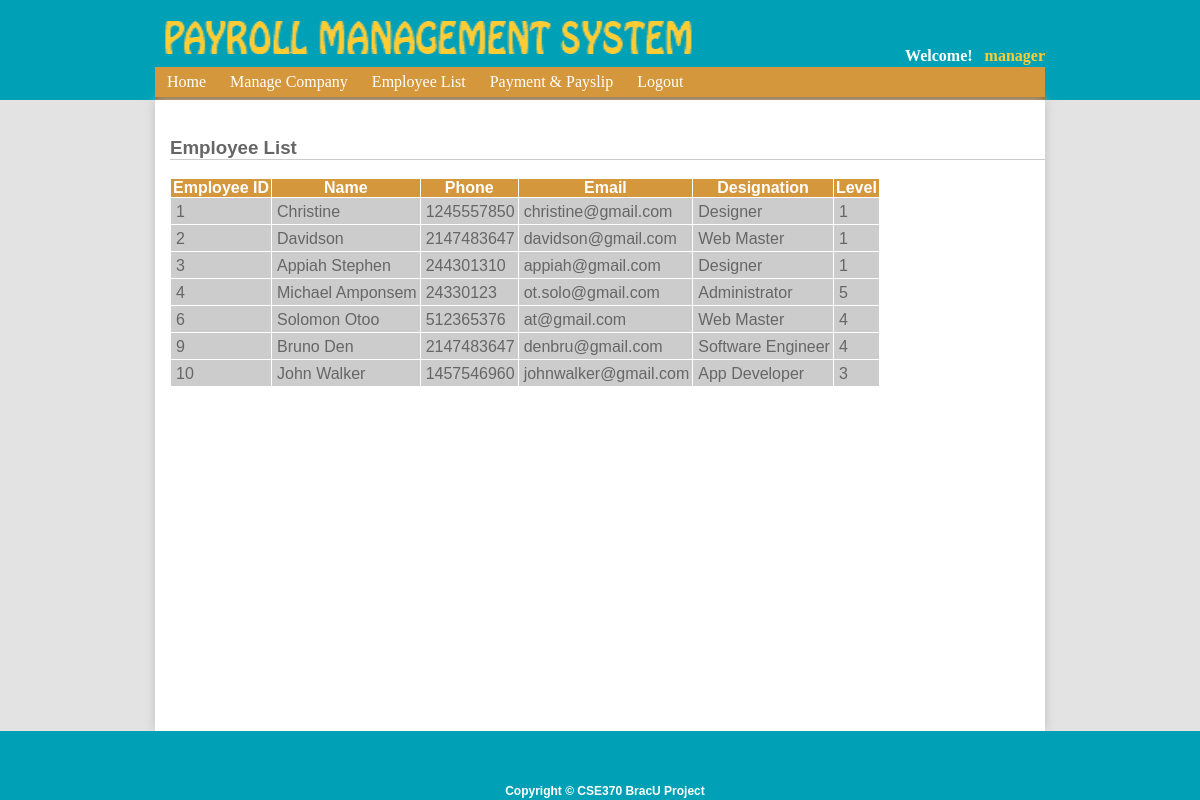
The app's page /employee-list.php (signed in) with its own data.
### tables this page shows
CREATE TABLE IF NOT EXISTS `employee` (
`empId` int(11) NOT NULL,
  `name` varchar(255) NOT NULL,
  `phone` int(10) NOT NULL,
  `email` varchar(50) NOT NULL,
  `level` int(10) NOT NULL,
  `designation` varchar(100) NOT NULL
);

### core/usersFunction.php (called while the page is built, shortened)
<?php
function user_dataManager(){
  $args=func_get_args();
  $fileds='`'.implode('`, `', $args).'`';
  $query=mysql_query("SELECT $fileds FROM `managerlog` WHERE `empId`='".$_SESSION['empId']."'");
  $query_result=mysql_fetch_assoc($query);
  foreach($args as $filed){
   $args[$filed]=$query_result[$filed];
  }
 return $args;
 }
?>

### employee-list.php (the view, shortened to what this page needs)
<?php
 if(logged_in()){
$data=user_dataManager('username');
$usernameData=$data['username'];
 }else{
	 header('Location: index.php');
 }
?>
<?php include 'includes/adminHeadAll.php';?>
<header>
 <?php include 'includes/managerMenu.php';?>
  </header>
  <div class="container">
	<br/>
    <h3>Employee List</h3>
     <?php
	$query=mysql_query("SELECT empId,name,phone,email,level,designation FROM employee ORDER BY empId ASC LIMIT 30");
	echo "<div class=styletable><table cellpadding=1 cellspacing=1 border=0
			<tr>
			<th>Employee ID</th>
			<th>Name</th>
			<th>Phone</th>
			<th>Email</th>
			<th>Designation</th>
			<th>Level</th>
	</tr>
	";
	while($row=mysql_fetch_array($query)){
		echo "<tr>";
		echo "<td>". $row['empId']."</td>";
		echo "<td>". $row['name']."</td>";
		echo "<td>". $row['phone']."</td>";
		echo "<td>". $row['email']."</td>";
		echo "<td>". $row['designation']."</td>";
		echo "<td>". $row['level']."</td>";
		echo "</tr>";
	}
	echo "</table></div>";
	?>
	<p>List of employees created by the administrator.</p>
 </div>
	 <?php include 'includes/footerAll.php';?>
</body>
</html>

### includes/adminHeadAll.php (shortened to what this page needs)
<!DOCTYPE html>
<head>
<link rel="stylesheet" href="css/adminStyle.css" type="text/css" media="all">
<link href="css/ui-lightness/jquery-ui-1.8.17.custom.css" rel="stylesheet" type="text/css">
</head>
<body>
<div class="topbar">
<div class="welcome">
<img src="images/logo.png" width="550" height="66" alt="logo" class="imgFloat">
<h4 class="userFloat"><?php  echo $usernameData; ?></h4>
<h4 class="welcomeFloat"> Welcome! &nbsp;&nbsp;</h4>
</div>
</div>

### includes/managerMenu.php (shortened to what this page needs)
 <nav class="cf">
<ul class="topmenu">
	<li><a href="managerprofile.php" title="Home Page">Home</a></li>
     <li><a href="manage-company.php" title="Manage Company">Manage Company</a></li>
    <li><a href="employee-list.php" title="Employee list">Employee List</a></li>
    <li><a href="#" title="Report">Payment & Payslip</a>
    </li>
    <li><a href="inbox.php" title="Inbox" class="cl">
             <li><a href="logout.php" title="Logout">Logout</a></li>
        </ul>
  </nav>

### includes/footerAll.php
 <footer>
<p> <b> Copyright &copy; CSE370 BracU Project </b> </p>
 </footer>

### css/adminStyle.css (style rules this page uses)
.cf:before, .cf:after { content:""; display:table; }
.cf:after { clear:both; }
.cf { zoom:1; }
body { margin:0; padding:0; background:#e3e3e3; font: 100% Georgia, "Times New Roman", Times, serif; }
.container { width:875px; margin:auto; background:white; padding-left:15px; padding-bottom:15px; min-height:400px; -webkit-box-shadow:0px 0px 10px #c0c0c0; -moz-box-shadow:0px 0px 10px #c0c0c0; box-shadow:0px 0px 10px #c0c0c0; }
.topbar { width:100%; background:#00a1b6; height:100px; z-index:0; }
.welcome { width:890px; margin:auto; padding:0px; }
header { width:890px; margin:auto; height:33px; background:#D5973C; margin-top:-33px; z-index:1; }
.imgFloat { float:left; }
.welcomeFloat { float:right; padding:0; margin:0; color:white; margin-top:47px; }
.userFloat { float:right; padding:0; margin:0; color:#FC3; margin-top:47px; }
nav { background: #916A31; height: 33px; }
ul, li { margin: 0; padding: 0; list-style: none; float: left; }
ul { background: #D5973C; height: 30px; width: 100%; }
li { position: relative; }
li a { display: block; line-height: 30px; padding: 0 12px; color: white; text-decoration: none; }
footer { padding:5px; margin:0; height: 100%; width: 100%; position: fixed; background:#00a1b6; color:white; }
footer p { margin:0; padding:0; text-align:center; margin-top: 4%; }
p { font-size:12px; color:white; font-family:Verdana, Geneva, sans-serif; }
.cl { color:yellow; }
.styletable { overflow:auto; height:500px; }
.styletable table th { background:#D5973C; color:white; font-family:Arial, Helvetica, sans-serif; padding:0px 2px 0px 2px; }
.styletable table td { padding:5px 3px 3px 5px; margin:0; background:#ccc; color:#666; font-family:Arial, Helvetica, sans-serif; }
h3 { border-bottom:1px solid #CCC; color:#666; font-family:"Arial Black", Gadget, sans-serif; }

### records on screen
employee: empId "1", name "Christine", phone "1245557850", email "christine@gmail.com", designation "Designer", level "1"
employee: empId "2", name "Davidson", phone "2147483647", email "davidson@gmail.com", designation "Web Master", level "1"
employee: empId "3", name "Appiah Stephen", phone "244301310", email "appiah@gmail.com", designation "Designer", level "1"
employee: empId "4", name "Michael Amponsem", phone "24330123", email "ot.solo@gmail.com", designation "Administrator", level "5"
employee: empId "6", name "Solomon Otoo", phone "512365376", email "at@gmail.com", designation "Web Master", level "4"
employee: empId "9", name "Bruno Den", phone "2147483647", email "denbru@gmail.com", designation "Software Engineer", level "4"
employee: empId "10", name "John Walker", phone "1457546960", email "johnwalker@gmail.com", designation "App Developer", level "3"

### other values on screen
$usernameData "manager"
